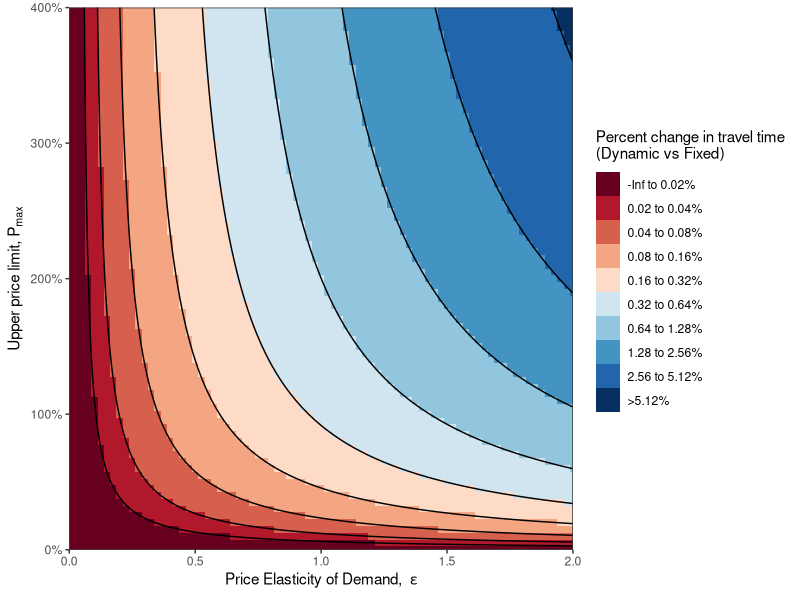

R code for this plot:

library(data.table)
library(ggplot2)
library(scales)
# library(extrafont)

#### Functions ####

#Pricing function
fun.price <- function(k, pmin, pmax, a, b)  pmin + (pmax-pmin)/(1 + exp(a-b*k))

#Elasticity function
fun.elasticdemand <- function(k,p1,p2,E) k+k*(exp(-E*(p2-p1)/(p2+p1))-1)
#fun.elasticdemand <- function(k,p1,p2,E) k*((p2-p1)/p1)^-E

#Demand distribution (Manually constructed for this example)
fun.demanddist <- function(scale, t,sd) scale*(dnorm(t,mean=9,sd) + dnorm(t,mean=17,sd) + dnorm(t,mean=12,sd=4) + dnorm(t,mean=14,sd=4))

#Flow-density function
fun.flowdensity <- function(k) {
  sapply(k, function(k)
    if(k <= k_c) 
      k*v_f*(1 - (k/(2*k_c)))
    else
      (k_c*v_f/2)*(1 - ((k - k_c)^2)/((k_j - k_c)^2))
  )
}



#### Parameters ####
L = 7
v_f = 100 #Free flow speed
k_j = 130 #Jam density
k_c = 30 #Critical density
E = 0.3
trips = 100000
inc = 5/60
t = seq(0,24,by=inc)
a = 7
b = 0.3
pfix = 8
pmin = 0*pfix/2
pmax = pfix*3
nlanes = 6 #lanes

#### Run for the constant parameters ####
dat = data.table(t=t, k1 = fun.demanddist(85,t,1.5), price1 = pfix)
dat[ , mu1 := trips*k1/sum(k1)/inc/nlanes ]
dat[ , q1 := fun.flowdensity(k1) ]
dat[ , n1 := trips*k1/sum(k1) ]
dat[ , v1 := q1/k1]
dat[ , price2 := fun.price(k1, pmin, pmax, a, b)]

dat[ , k2 := fun.elasticdemand(k1,price1,price2,E)]
dat[ , k2 := sum(k1)*k2/sum(k2)]
dat[ , mu2 := trips*k2/sum(k2)/inc/nlanes ]
dat[ , q2 := fun.flowdensity(k2) ]
dat[ , n2 := trips*k2/sum(k2) ]
dat[ , v2 := q2/k2]

#Delay difference
#dat[ , delaydiff := (n2*v1*(v_f - v2))/(n1*v2*(v_f - v1)) - 1 ]
dat[ , d1 := n1*L*((1/v1) - (1/v_f))]
dat[ , d2 := n2*L*((1/v2) - (1/v_f))]
dat[ , delaydiff := (d2 - d1)/d1 ]

#Revenue
dat[ , rev1 := n1*price1]
dat[ , rev2 := n2*price2]
#Revenue per hour
dat[ , rev1hr := rev1/inc]
dat[ , rev2hr := rev2/inc]
#Cumulative sum
dat[ , sumrev1 := cumsum(n1*price1)]
dat[ , sumrev2 := cumsum(n2*price2)]

#Time
dat[ , time := as.POSIXct('2000-01-01 00:00:00 EST', tz='EST') + (3600*t)]

#Average travel time savings
dat[ , sum(delaydiff*(n1+n2)/2)/trips]

#Check sum, make sure the same number of total trips happen
dat[ , lapply(.SD, sum),.SDcols = c("k1","k2")]
dat[ , lapply(.SD, sum),.SDcols = c("n1","n2")]
dat[ , lapply(.SD, sum),.SDcols = c("mu1","mu2")]
dat[ , lapply(.SD, sum),.SDcols = c("q1","q2")]

#### Run with varying pmax and elasticity ####
#Set up combination matrix
datvar = as.data.table(expand.grid(tval = t,
                                   elas = seq(0,2, by=0.025),
                                   surge = seq(0, 4, by = 0.05)))
#Assign fixed price & scaled price
datvar[ , price1 := pfix]
datvar[ , pmax := pfix*surge]
#Calculate demand dist for each combo
datvar[ , k1 := fun.demanddist(85, tval, 1.5), by = .(elas,surge)]
#Calculate flow and number of trips for fixed price
datvar[ , mu1 := trips*k1/sum(k1)/inc/nlanes, by = .(elas,surge)]
datvar[ , q1 := fun.flowdensity(k1), by = .(elas,surge)]
datvar[ , n1 := trips*k1/sum(k1), by = .(elas,surge)]
datvar[ , v1 := q1/k1, by = .(elas,surge)]
#Calculate new price the previous demand
datvar[ , price2 := fun.price(k1, pmin, pmax, a, b)]
#Calculate new density, flow, and number of trips from price
datvar[ , k2 := fun.elasticdemand(k1,price1,price2,elas), by = .(elas,surge)]
datvar[ , k2 := sum(k1)*k2/sum(k2), by = .(elas,surge)]
datvar[ , mu2 := trips*k2/sum(k2)/inc/nlanes, by = .(elas,surge)]
datvar[ , q2 := fun.flowdensity(k2), by = .(elas,surge)]
datvar[ , n2 := trips*k2/sum(k2), by = .(elas,surge)]
datvar[ , v2 := q2/k2, by = .(elas,surge)]

#Revenue
datvar[ , rev1 := n1*price1]
datvar[ , rev2 := n2*price2]
#Cumulative sum
datvar[ , sumrev1 := cumsum(rev1)]
datvar[ , sumrev2 := cumsum(rev2)]
#Travel time difference
#datvar[ , delaydiff := (n2*v1*(v_f - v2))/(n1*v2*(v_f - v1)) - 1]
datvar[ , d1 := n1*L*((1/v1) - (1/v_f)), by = .(elas,surge)]
datvar[ , d2 := n2*L*((1/v2) - (1/v_f)), by = .(elas,surge)]
datvar[ , delaydiff := (d2 - d1)/d1, by = .(elas,surge)]

#Time
datvar[ , time := as.POSIXct('2000-01-01 00:00:00 EST', tz='EST') + (3600*tval)]

#Check sum, make sure the same number of total trips happen
datvar[ , lapply(.SD, sum),.SDcols = c("k1","k2"), by = .(elas,surge)][, all.equal(k1,k2)]
datvar[ , lapply(.SD, sum),.SDcols = c("mu1","mu2"), by = .(elas,surge)][, all.equal(mu1,mu2)]
datvar[ , lapply(.SD, sum),.SDcols = c("n1","n2"), by = .(elas,surge)][, all.equal(n1,n2)]
datvar[ , lapply(.SD, sum),.SDcols = c("q1","q2"), by = .(elas,surge)][, all.equal(q1,q2)]

#Export the percent difference between aggregate total revenue and travel time
revmat <- datvar[ , list("revdiff" = (sum(rev2)-sum(rev1))/sum(rev1),
                         "delaydiff" = sum(delaydiff/trips) ), by = .(elas,surge)]

#Minimum pmax for revenue neutrality
Pmax_rev <- revmat[round(elas,4) == E & revdiff >= 0, ][which.min(revdiff), surge]


#### Plotting

#### Function Plots ####

#### Kernal Density 
#rand = data.table(rand = c(rlnorm(50, sd=0.5), rnorm(50, mean=3, sd=0.5)))
#rand = data.table(rand = rlnorm(5))
rand = data.table(rand = c(-2.1,-1.3,-0.4,1.9,5.1,6.2))
d = density(rand$rand, kernel = 'gaussian', bw=sqrt(2.25))

plot.kernel <- ggplot(rand, aes(rand)) +
  geom_rug() +
  geom_histogram(aes(y=4*..density..), binwidth=d$bw, alpha=0.2) +
  geom_density(aes(y=..count..), bw=d$bw) +
  scale_y_continuous("Density", limits = c(0, 1)) +
  scale_x_continuous("Random value", limits = c(-7.5,12)) +
  theme_classic() 
#theme(text=element_text(family="Times New Roman"))
for(x in rand$rand) plot.kernel <- plot.kernel + stat_function(fun = dnorm, args = list(mean = x, sd = d$bw), linetype=2)
# plot.kernel


#### Elasticity Plot
elabs <- c(bquote(epsilon ==~.(E/2)), bquote(epsilon ==~.(E)), bquote(epsilon ==~.(2*E)))

plot.elasticity <- ggplot(data.frame(x = c(0, 1)), aes(x)) + 
  stat_function(fun = function(x) exp(-0.5*E*x)-1, aes(linetype = "E/2", color = "E/2"), alpha = 0.5) +
  stat_function(fun = function(x) exp(-E*x)-1, aes(linetype = "E", color = "E")) +
  stat_function(fun = function(x) exp(-2.0*E*x)-1, aes(linetype = "2E", color = "2E"), alpha = 0.5) +
  geom_vline(xintercept = 0, linetype="dotted") +
  geom_hline(yintercept = 0, linetype="dotted") +
  #annotate("text", x=-0.4, y=-.25, label = paste("Constant elasticity =",E)) + #, family = "Times New Roman") +
  scale_x_continuous(expression(Delta~"Price"), labels = scales::percent, limits = c(-1,1)) +
  scale_y_continuous(expression(Delta~"Demand"), labels = scales::percent, limits = c(-0.5,0.5)) +
  scale_color_brewer("Elasticity", palette = "Set1", limits = c("E/2","E","2E"), labels = elabs) +
  scale_linetype_manual("Elasticity", values = c(2,1,5), limits = c("E/2","E","2E"), labels = elabs) +
  theme_classic()
# theme(text=element_text(family="Times New Roman"))
# plot.elasticity

#### Pricing function
plabs <- c(bquote(P[max] ==~"$"*.(pmax/2)), bquote(P[max] ==~"$"*.(pmax)), bquote(P[max] ==~"$"*.(2*pmax)))

plot.price <- ggplot(data.frame(x = c(0, 40)), aes(x)) + 
  stat_function(fun = fun.price, args = list(pmin, 0.5*pmax, a, b), aes(linetype = "pmax/2", color = "pmax/2"), alpha = 0.5) +
  stat_function(fun = fun.price, args = list(pmin, pmax, a, b), aes(linetype = "pmax", color = "pmax")) +
  stat_function(fun = fun.price, args = list(pmin, 2*pmax, a, b), aes(linetype = "2pmax", color = "2pmax"), alpha = 0.5) +
  scale_y_continuous("Price ($/veh)", labels = scales::dollar, limits = c(0,2*pmax)) +
  scale_x_continuous("Traffic density (veh/km/lane)") +
  scale_color_brewer(expression("Upper price limit,"~P[max]), palette = "Set1", limits = c("pmax/2","pmax","2pmax"), labels = plabs) +
  scale_linetype_manual(expression("Upper price limit,"~P[max]), values = c(2,1,5), limits = c("pmax/2","pmax","2pmax"), labels = plabs) +
  theme_classic()
# theme(text=element_text(family="Times New Roman"))
# plot.price


#### Flow-density function
plot.flowdensity <- ggplot(data.frame(k = c(0, 40)), aes(k)) + 
  stat_function(fun = fun.flowdensity) +
  scale_y_continuous("Traffic flow (veh/hr/lane)", labels = scales::comma, expand = c(0,0)) +
  scale_x_continuous("Traffic density (veh/km/lane)", limits = c(0, 150), expand = c(0,0)) +
  coord_cartesian(xlim = c(0,155), ylim = c(0,1550)) +
  theme_classic()
# theme(text=element_text(family="Times New Roman"))
# plot.flowdensity




#### Time series distribution plots ####

#### Discretized time Density Distributions
captime = data.table(t = seq(0, 24, by = 0.5),
                     time = as.POSIXct('2000-01-01 00:00:00 EST', tz='EST') + (3600*seq(0, 24, by = 0.5)),
                     k = fun.demanddist(55, seq(0, 24, by = 0.5), 1),
                     cap = 30)
captime[ , diff := cap - k ]
captime[diff < 0, diff := abs(diff) + cap]
captime <- melt(captime, id.vars = c("t","time","cap"))
captime[ , variable := factor(variable, levels = c("diff","k"))]

plot.captime <- ggplot(captime) + 
  #geom_col(aes(x=time,y=k), color = alpha("white",0)) +
  #geom_col(aes(x=time,y=cap, color = "Density of pre-purchased time slots"), width = 0, fill = alpha("white",0)) +
  geom_col(aes(x=time, y = value, fill = variable), color = "gray90", width = 1800, position = "stack") +
  scale_fill_manual(NULL, values = c(alpha("white",0),"gray30"), labels = c("Remaining capacity","Pre-pay demand density")) +
  geom_hline(yintercept = captime$cap[1], linetype = "dashed") +
  annotate("text", x = as.POSIXct('2000-01-01 06:00:00 EST', tz='EST'), y = 30, label = "Target Capacity", vjust = -0.5) +
  scale_y_continuous("Trip density", expand = c(0,0), limits = c(0,40)) +
  scale_x_datetime("Time of day", labels = date_format("%l%p", tz='EST'), date_breaks = "3 hour", expand = c(0,0),
                   limits = c(as.POSIXct('2000-01-01 00:00:00 EST', tz='EST'),as.POSIXct('2000-01-01 24:00:00 EST', tz='EST'))) +
  theme_classic() +
  theme(legend.position = "bottom", 
        legend.background = element_blank())
#text=element_text(family="Times New Roman"))
# plot.captime


#### Demand Distributions
plot.demanddist <- ggplot(dat) + 
  geom_area(aes(x=time,y=n1/inc), fill = "gray80", color = "black") + 
  scale_y_continuous("Travel Demand (trips/hr)", labels = scales::comma) +
  scale_x_datetime("Time of day", labels = date_format("%l%p", tz='EST'), date_breaks = "3 hour",
                   limits = c(as.POSIXct('2000-01-01 00:00:00 EST', tz='EST'),as.POSIXct('2000-01-01 24:00:00 EST', tz='EST'))) +
  theme_classic() +
  theme(legend.position = c(0.2,0.7), 
        legend.background = element_blank())
#text=element_text(family="Times New Roman"))
# plot.demanddist


#### Demand Density Distributions (Same as flow, but with density)
plot.demanddensity <- ggplot(dat) + 
  geom_line(aes(x=time,y=k1, linetype="Fixed")) + 
  geom_line(aes(x=time,y=k2, linetype="Dynamic")) + 
  scale_y_continuous("Traffic density (veh/km/ln)") +
  scale_linetype("Tolling scheme") +
  scale_x_datetime("Time of day", labels = date_format("%l%p", tz='EST'), date_breaks = "3 hour",
                   limits = c(as.POSIXct('2000-01-01 00:00:00 EST', tz='EST'),as.POSIXct('2000-01-01 24:00:00 EST', tz='EST'))) +
  theme_classic() +
  theme(legend.position = c(0.2,0.7), 
        legend.background = element_blank())
        #text=element_text(family="Times New Roman"))
# plot.demanddensity

#### Demand flow distributions (Same as density, but with flow)
plot.demandflow <- ggplot(dat) + 
  geom_line(aes(x=time,y=q1, linetype="Fixed")) + 
  geom_line(aes(x=time,y=q2, linetype="Dynamic")) +
  # geom_line(aes(x=time,y=mu1, linetype="Fixed", color = "Fixed")) + 
  # geom_line(aes(x=time,y=mu2, linetype="Dynamic", color = "Dynamic")) + 
  scale_y_continuous("Traffic flow (veh/hr/lane)") +
  scale_linetype("Tolling scheme") +
  scale_x_datetime("Time of day", labels = date_format("%l%p", tz='EST'), date_breaks = "3 hour",
                   limits = c(as.POSIXct('2000-01-01 00:00:00 EST', tz='EST'),as.POSIXct('2000-01-01 24:00:00 EST', tz='EST'))) +
  theme_classic() +
  theme(legend.position = c(0.15,0.6))
        #text=element_text(family="Times New Roman"))
# plot.demandflow

#### Demand speed distributions
plot.demandspeed <- ggplot(dat) + 
  geom_line(aes(x=time,y=v1, linetype="Fixed")) + 
  geom_line(aes(x=time,y=v2, linetype="Dynamic")) + 
  scale_y_continuous("Speed (km/hr)", limits = c(0,100)) +
  scale_linetype("Tolling scheme") +
  scale_x_datetime("Time of day", labels = date_format("%l%p", tz='EST'), date_breaks = "3 hour",
                   limits = c(as.POSIXct('2000-01-01 00:00:00 EST', tz='EST'),as.POSIXct('2000-01-01 24:00:00 EST', tz='EST'))) +
  theme_classic() +
  theme(legend.position = c(0.15,0.6))
#text=element_text(family="Times New Roman"))
# plot.demandspeed


#### Demand time difference
plot.demandtime <- ggplot(dat) + 
  geom_line(aes(x=time,y=delaydiff)) +
  scale_y_continuous("Travel time difference", labels = scales::percent_format()) +
  scale_linetype("Tolling scheme") +
  scale_x_datetime("Time of day", labels = date_format("%l%p", tz='EST'), date_breaks = "3 hour",
                   limits = c(as.POSIXct('2000-01-01 00:00:00 EST', tz='EST'),as.POSIXct('2000-01-01 24:00:00 EST', tz='EST'))) +
  theme_classic() +
  theme(legend.position = c(0.15,0.6))
#text=element_text(family="Times New Roman"))
# plot.demandtime


#### Toll price distribution
plot.toll <- ggplot(dat) +  
  geom_line(aes(x=time,y=price1, linetype="Fixed")) + 
  geom_line(aes(x=time,y=price2, linetype="Dynamic")) + 
  scale_y_continuous("Price ($/veh)", labels = scales::dollar, limits = c(0,pmax)) +
  scale_linetype("Tolling scheme") +
  scale_x_datetime("Time of day", labels = date_format("%l%p", tz='EST'), date_breaks = "3 hour",
                   limits = c(as.POSIXct('2000-01-01 00:00:00 EST', tz='EST'),as.POSIXct('2000-01-01 23:00:00 EST', tz='EST'))) +
  theme_classic() +
  theme(legend.position = c(0.2,0.7),
        legend.background = element_blank())
        #text=element_text(family="Times New Roman"))
# plot.toll

#### Revenue distribution
plot.revenue <- ggplot(dat) + 
  geom_line(aes(x=time,y=rev1, linetype=paste0("Fixed toll,\nTotal revenue: ", scales::dollar(sum(dat$rev1))))) +
  geom_line(aes(x=time,y=rev2, linetype=paste0("Dynamic toll,\nTotal revenue: ", scales::dollar(sum(dat$rev2))))) +
  scale_y_continuous(expression("Revenue per hour ($/hr)"), labels = scales::dollar) +
  scale_x_datetime("Time of day", labels = date_format("%l%p", tz='EST'), date_breaks = "3 hour",
                   limits = c(as.POSIXct('2000-01-01 00:00:00 EST', tz='EST'),
                              as.POSIXct('2000-01-01 24:00:00 EST', tz='EST'))) +
  scale_linetype(NULL) +
  # annotate("text", x=as.POSIXct('2000-01-01 24:00:00 EST', tz='EST'), y=0.5*max(dat$rev2),
  #          label = paste0(paste0("Fixed toll: ", scales::dollar(sum(dat$rev1))),"\n",
  #                         paste0("Dynamic toll: ", scales::dollar(sum(dat$rev2)))), hjust = 0, size = 4) +
  theme_classic() +
  theme(legend.position = "bottom",
        legend.background = element_blank())
        #text=element_text(family="Times New Roman"))
# plot.revenue


#### Cumulative revenue
plot.revsum <- ggplot(dat) + 
  geom_line(aes(x=time,y=sumrev1, linetype="Fixed")) +
  geom_line(aes(x=time,y=sumrev2, linetype="Dynamic")) +
  scale_y_continuous("Total revenue ($)", labels = scales::dollar) +
  scale_linetype(NULL) +
  scale_x_datetime("Time of day", labels = date_format("%l%p", tz='EST'), date_breaks = "3 hour",
                   limits = c(as.POSIXct('2000-01-01 00:00:00 EST', tz='EST'),as.POSIXct('2000-01-01 24:00:00 EST', tz='EST'))) +
  theme_classic() +
  theme(legend.position = c(0.2,0.7),
        legend.background = element_blank())
#text=element_text(family="Times New Roman"))
# plot.revsum


#### Heatmap matrix comparisons ####

#### Total revenue by Elasticity vs Pmax
revcuts = seq(-150, 150, by = 25)
revlabs = c(paste0(paste(round(revcuts)[-length(revcuts)], 
                         round(revcuts[-1]), sep = " to "),"%"),
            paste0(">",round(revcuts)[length(revcuts)],"%"))

plot.revmat <- ggplot(revmat, aes(x = elas, y = surge)) +
  #geom_contour_filled(breaks = revcuts, aes(z = 100*revdiff)) +
  geom_raster(aes(fill = cut(100*revdiff, c(revcuts,Inf), include.lowest = T))) +
  geom_contour(breaks = revcuts, aes(z = 100*revdiff), color = "black") +
  scale_x_continuous(expression("Price Elasticity of Demand, "~epsilon), expand = c(0,0)) +
  scale_y_continuous(expression("Upper price limit,"~P[max]), expand = c(0,0),
                     labels = scales::percent_format()) +
  scale_fill_brewer(expression("Percent change in revenue\n(Dynamic vs Fixed)"),
                    palette = "RdBu", label = revlabs) +
  coord_cartesian(xlim = c(0, max(revmat$elas)), ylim = c(0,max(revmat$surge))) +
  theme_bw()
# plot.revmat


#### Travel time by Elasticity vs Pmax
timecuts = c(-Inf, 2^(1:9))/100
#timecuts = seq(0,500, by = 100)
# timelabs = c(paste0(paste(scales::comma(timecuts,1)[-length(timecuts)],
#                          scales::comma(timecuts[-1],1), sep = " to "),"%"),
#             paste0(">",scales::comma(timecuts,1)[length(timecuts)],"%"))
timelabs = c(paste0(paste(round(timecuts,2)[-length(timecuts)],
                         round(timecuts[-1],2), sep = " to "),"%"),
            paste0(">",round(timecuts,2)[length(timecuts)],"%"))

plot.timemat <- ggplot(revmat, aes(x = elas, y = surge)) +
  # geom_contour_filled(aes(z = 100*delaydiff/trips)) +
  geom_raster(aes(fill = cut(100*delaydiff, c(timecuts,Inf), include.lowest = T))) +
  geom_contour(breaks = timecuts, aes(z = 100*delaydiff), color = "black") +
  scale_x_continuous(expression("Price Elasticity of Demand, "~epsilon), expand = c(0,0)) +
  scale_y_continuous(expression("Upper price limit,"~P[max]), expand = c(0,0),
                     labels = scales::percent_format()) +
  scale_fill_brewer(expression("Percent change in travel time\n(Dynamic vs Fixed)"),
                    palette = "RdBu", label = timelabs) +
  coord_cartesian(xlim = c(0, max(revmat$elas)), ylim = c(0,max(revmat$surge))) +
  theme_bw()
plot.timemat



# ggsave("../figures/toyprice.pdf", plot.price, device = cairo_pdf, width=4.25, height=2, units = "in")
# ggsave("../figures/toyelasticity.pdf", plot.elasticity, device = cairo_pdf, width=4.25, height=2, units = "in")
# ggsave("../figures/toydemand.pdf", plot.demanddensity, device = cairo_pdf, width=4.25, height=2, units = "in")
# ggsave("../figures/toytoll.pdf", plot.toll, device = cairo_pdf, width=4.25, height=2, units = "in")
# ggsave("../figures/toyrevenue.pdf", plot.revenue, device = cairo_pdf, width=4.25, height=2, units = "in")
# ggsave("../figures/KDE.pdf", plot.kernel, device = cairo_pdf, width=4.25, height=2, units = "in")
